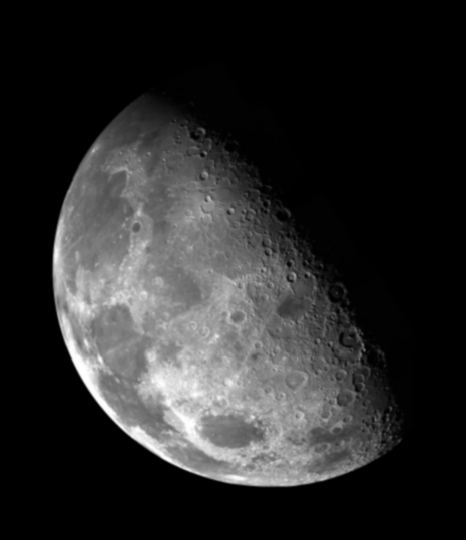
#> input picture Imagens/Moon.tif, 466 x 540 px
$ jupyter execute melhoramento.ipynb
#> lines starting #> are read from the running program, lines starting #| are printed output that depends on the picture
## **Importar bibliotecas**

[cell 1]
import cv2
import numpy as np
import matplotlib.pyplot as plt
import os

## **Ler imagens**

[cell 2]
def input_image(img_path, is_gray=False):
#> called with img_path = '../Imagens/Moon.tif', is_gray = True
   img = cv2.imread(img_path)
#> img is the input picture: shape (540, 466, 3); min 0, max 254, mean 42.7
   img_new = cv2.cvtColor(img, cv2.COLOR_BGR2GRAY) if is_gray else cv2.cvtColor(img, cv2.COLOR_BGR2RGB)

   return img_new

[cell 3]
img_gray = input_image(os.path.join("..", "Imagens", "Moon.tif"), is_gray=True)

[cell 4]
plt.imshow(img_gray, vmin=0, vmax=255, cmap="gray")
plt.axis("off")
plt.show()

## Convolução

$R = w_1 x_1 + w_2 x_2 + ... + w_n x_n = \sum_{i=1}^{n} w_i x_i$

Sendo $w$ uma máscara genérica, o exemplo de uma máscara $w$:

Para uma imagem $f(x,y)$ a convolução gera uma imagem $g(x,y)$

$g(x,y) = \sum_{s=-a}^{a} \sum_{t=-b}^{b} w(s,t) f(x-s,y-t)$

[cell 5]
w = np.array([[1, 0, -1],
              [2, 1, -2],
              [1, 0, -1]])
w

**Algoritmo de convolução de definido da seguinte forma:**

[cell 6]
def conv(f, w):
    '''
        Função que executa a convolução em uma imagem
        params:
            - f: (np.array) imagem de entrada
            - w: mascara de convolução
        return:
            - imagem g com convolução
    '''
    #Coleta a largura e altura da imagem
    N, M = f.shape #(Y, X)
#> N = 540; M = 466
    #Coleta a largura e altura da máscara w
    n, m = w.shape
    # cole
    a = int((n-1)/2)
    b = int((m-1)/2)
    g = np.empty_like(f)
    #processo de convolução da image
    for x in range(a, N-a):
        for y in range(b, M-b):
            g[x, y] = np.sum(np.multiply(w, f[x-a: x+a+1, y-b:y+b+1]))
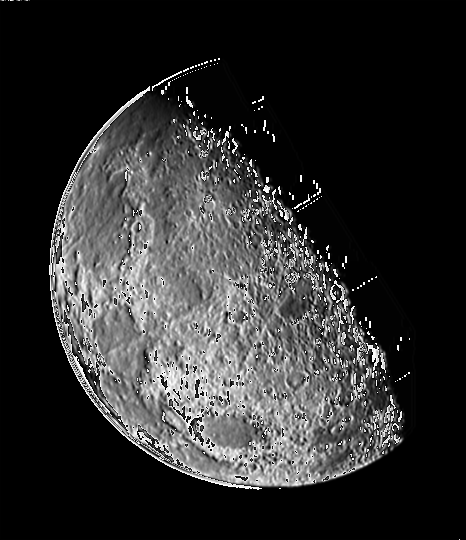
#> g: shape (540, 466); min 0, max 255, mean 46.4

    return g.astype(np.uint8)

[cell 7]
conv_img = conv(img_gray, w)

[cell 8]
plt.figure(figsize=(20, 10))

plt.subplot(121)
plt.imshow(img_gray, vmin=0, vmax=255, cmap="gray")
plt.axis("off")

plt.subplot(122)
plt.imshow(conv_img,vmin=0, vmax=255, cmap="gray")
plt.axis("off")

plt.show()
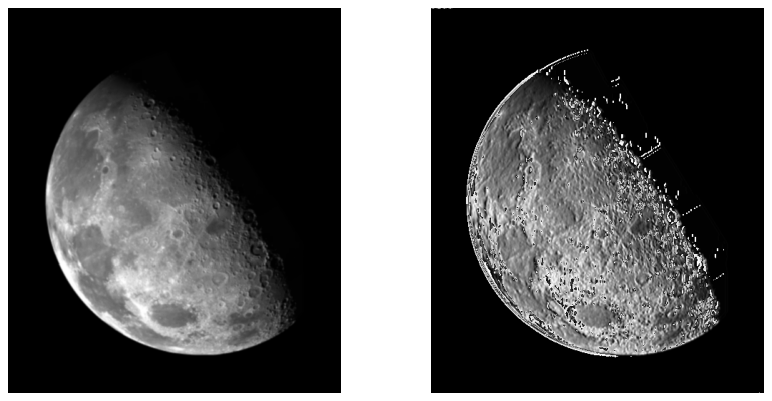
#> figure drawn by matplotlib, 2 panels

## Filtragem

[cell 9]
img_gray = input_image(os.path.join("..", "Imagens", "Cameraman.tif"), is_gray=True)
#> call 2 of input_image, with img_path = '../Imagens/Cameraman.tif', is_gray = True
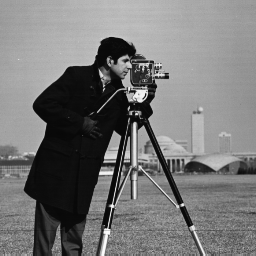
#> input picture Imagens/Cameraman.tif, 256 x 256 px
#> in input_image, img is the input picture: shape (256, 256, 3); min 7, max 253, mean 118.7
